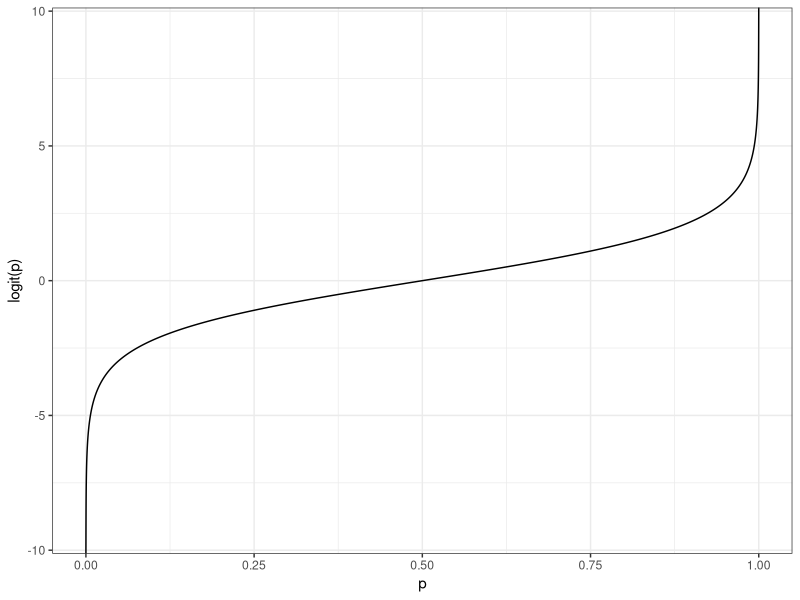

Source code (R):
## ---- chunk 1
knitr::opts_chunk$set(error = TRUE)
knitr::opts_chunk$set(warning=FALSE)
knitr::opts_chunk$set(message=FALSE)
knitr::opts_chunk$set(results="hold")
knitr::opts_chunk$set(cache=F)
## ---- chunk 2
library(ggplot2)
p <- seq(from=0, to=1, by=0.0001)
logit <- log(p/(1-p))

dat <- as.data.frame(cbind(p,logit))

ggplot(dat, aes(p, logit)) + geom_line() + xlab("p") + ylab("logit(p)") + theme_bw()

